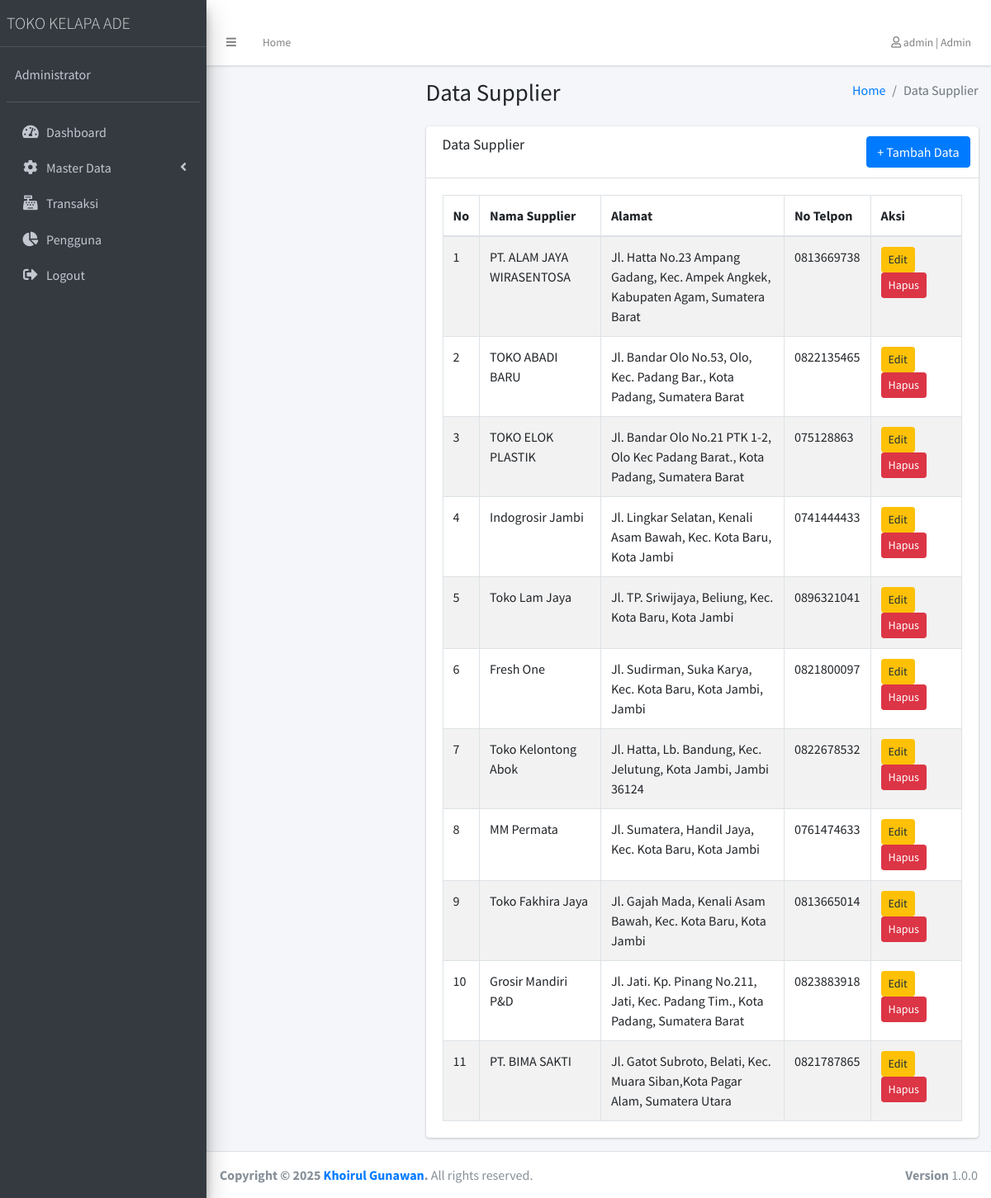
/index.php?page=data_supplier (signed in), run on the app's committed database.
### tables this page shows
CREATE TABLE `tb_supplier` (
  `supplier_id` int(3) NOT NULL,
  `supplier_nama` varchar(50) NOT NULL,
  `supplier_alamat` text NOT NULL,
  `supplier_tlp` varchar(10) NOT NULL
);

### data_supplier.php (the view, shortened to what this page needs)
<div class="content-wrapper">
    <section class="content-header">
        <div class="container-fluid">
            <div class="row mb-2">
                <div class="col-sm-6">
                    <h1>Data Supplier</h1>
                </div>
                <div class="col-sm-6">
                    <ol class="breadcrumb float-sm-right">
                        <li class="breadcrumb-item"><a href="#">Home</a></li>
                        <li class="breadcrumb-item active">Data Supplier</li>
                    </ol>
                </div>
            </div>
        </div>
    </section>
    <section class="content">
        <div class="container-fluid">
            <div class="row">
                <div class="col-12">
                    <div class="card">
                        <div class="card-header">
                            <h3 class="card-title">Data Supplier</h3>
                            <div class="card-tools">
                                <button type="button" class="btn btn-primary" data-toggle="modal" data-target="#modal-tambah">
                                    + Tambah Data
                                </button>
                            </div>
                        </div>
                        <div class="card-body">
                            <table id="example1" class="table table-bordered table-striped">
                                <thead>
                                    <tr>
                                        <th width="10">No</th>
                                        <th>Nama Supplier</th>
                                        <th>Alamat</th>
                                        <th>No Telpon</th>
                                        <th width="110">Aksi</th>
                                    </tr>
                                </thead>
                                <tbody>
                                    <?php
                                    $ambil = $koneksi->query("SELECT * FROM tb_supplier");
                                    $no = 1;
                                    while ($pecah = $ambil->fetch_object()) {
                                    ?>
                                        <tr>
                                            <td><?php echo $no++ ?></td>
                                            <td><?php echo $pecah->supplier_nama ?></td>
                                            <td><?php echo $pecah->supplier_alamat ?></td>
                                            <td><?php echo $pecah->supplier_tlp ?></td>
                                            <td>
                                                <a href="index.php?page=aksi_supplier/supplier_edit&id=<?php echo $pecah->supplier_id ?>" class="btn btn-warning btn-sm">Edit</a>
                                                <a href="index.php?page=aksi_supplier/supplier_hapus&id=<?php echo $pecah->supplier_id ?>" class="btn btn-danger btn-sm">Hapus</a>
                                            </td>
                                        </tr>
                                    <?php } ?>
                                </tbody>
                            </table>
                        </div>
                    </div>
                </div>
            </div>
        </div>
    </section>
</div>

### data on the page
tb_supplier: supplier_nama "PT. ALAM JAYA WIRASENTOSA", supplier_alamat "Jl. Hatta No.23 Ampang Gadang, Kec. Ampek Angkek, Kabupaten Agam, Sumatera Barat", supplier_tlp "0813669738"
tb_supplier: supplier_nama "TOKO ABADI BARU", supplier_alamat "Jl. Bandar Olo No.53, Olo, Kec. Padang Bar., Kota Padang, Sumatera Barat", supplier_tlp "0822135465"
tb_supplier: supplier_nama "TOKO ELOK PLASTIK", supplier_alamat "Jl. Bandar Olo No.21 PTK 1-2, Olo Kec Padang Barat., Kota Padang, Sumatera Barat", supplier_tlp "075128863"
tb_supplier: supplier_nama "Indogrosir Jambi", supplier_alamat "Jl. Lingkar Selatan, Kenali Asam Bawah, Kec. Kota Baru, Kota Jambi", supplier_tlp "0741444433"
tb_supplier: supplier_nama "Toko Lam Jaya", supplier_alamat "Jl. TP. Sriwijaya, Beliung, Kec. Kota Baru, Kota Jambi", supplier_tlp "0896321041"
tb_supplier: supplier_nama "Fresh One", supplier_alamat "Jl. Sudirman, Suka Karya, Kec. Kota Baru, Kota Jambi, Jambi", supplier_tlp "0821800097"
tb_supplier: supplier_nama "Toko Kelontong Abok", supplier_alamat "Jl. Hatta, Lb. Bandung, Kec. Jelutung, Kota Jambi, Jambi 36124", supplier_tlp "0822678532"
tb_supplier: supplier_nama "MM Permata", supplier_alamat "Jl. Sumatera, Handil Jaya, Kec. Kota Baru, Kota Jambi", supplier_tlp "0761474633"
tb_supplier: supplier_nama "Toko Fakhira Jaya", supplier_alamat "Jl. Gajah Mada, Kenali Asam Bawah, Kec. Kota Baru, Kota Jambi", supplier_tlp "0813665014"
tb_supplier: supplier_nama "Grosir Mandiri P&D", supplier_alamat "Jl. Jati. Kp. Pinang No.211, Jati, Kec. Padang Tim., Kota Padang, Sumatera Barat", supplier_tlp "0823883918"
tb_supplier: supplier_nama "PT. BIMA SAKTI", supplier_alamat "Jl. Gatot Subroto, Belati, Kec. Muara Siban,Kota Pagar Alam, Sumatera Utara", supplier_tlp "0821787865"

### other printed values
$_SESSION['pengguna'] "admin"
$_SESSION['pengguna_level'] "Admin"
$_SESSION['pengguna_nama'] "Administrator"
